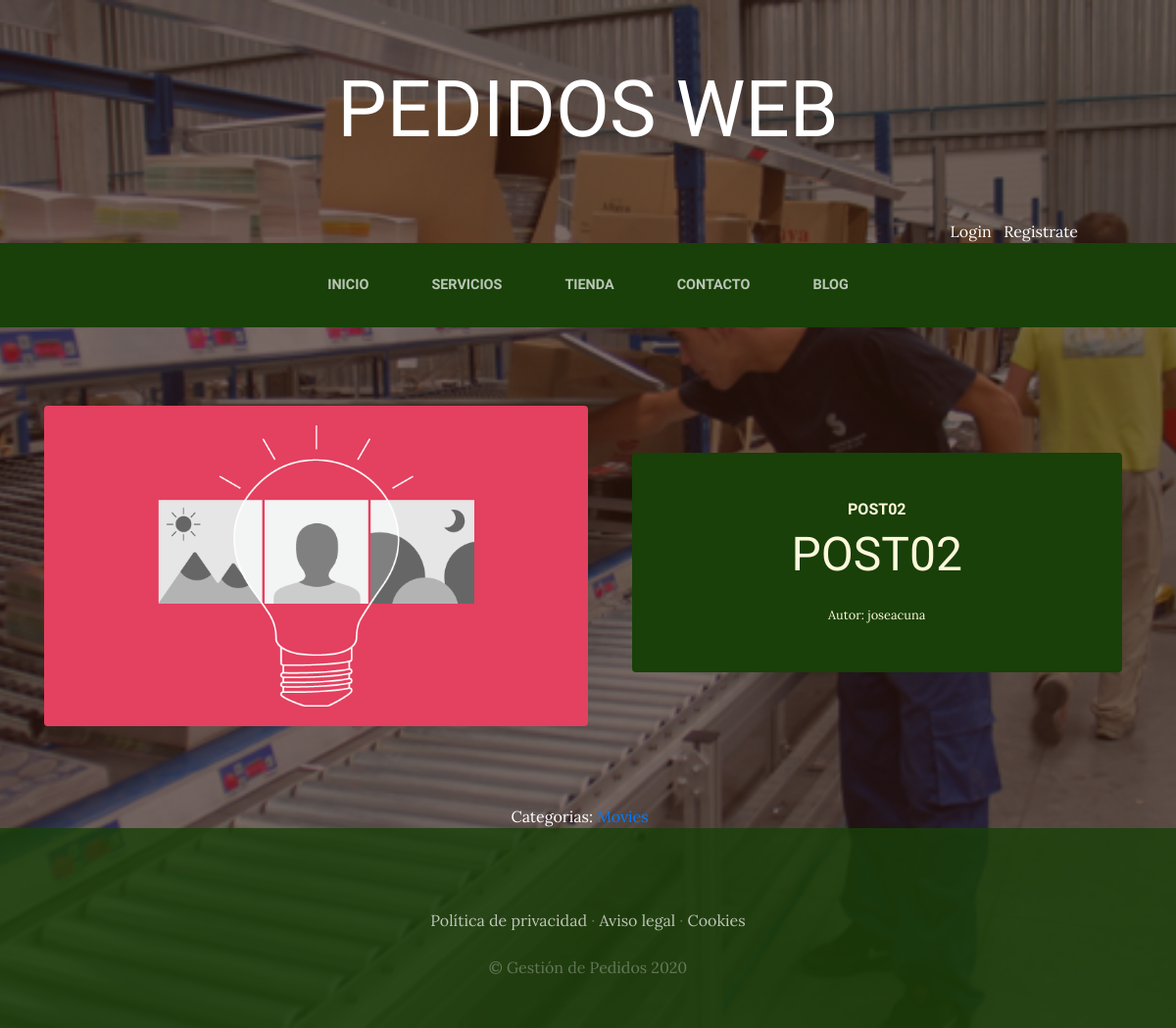
Screenshot of /blog/ with the database file from the repository.
### blog/models.py (models this page shows, shortened)
class Post(models.Model):
    titulo=models.CharField(max_length=50)
    contenido=models.CharField(max_length=50)
    imagen=models.ImageField(upload_to="blog",null=True,blank=True)
    autor=models.ForeignKey(User,on_delete=models.CASCADE) #delete en cascada
    categoria=models.ManyToManyField(categoria)
    created=models.DateTimeField(auto_now_add=True)
    updated=models.DateTimeField(auto_now_add=True)
    class Meta:
        verbose_name='post'
        verbose_name_plural='posts'

class categoria(models.Model):
    nombre=models.CharField(max_length=50)
    created=models.DateTimeField(auto_now_add=True)
    updated=models.DateTimeField(auto_now_add=True)
    class Meta:
        verbose_name='categoria'
        verbose_name_plural='categorias'

### blog/views.py (the view)
# urls.py: 2. Add a URL to urlpatterns:  path('blog/', include('blog.urls'))
def blog(request):
    posts=Post.objects.all()
    return render(request, "blog/blog.html", {"posts": posts})

### carro/context_processor.py (called while the page is built)
def importe_total_carro(request):
    total = 0
    if request.user.is_authenticated:
        for key, value in request.session["carro"].items():
            total = total + float(value["precio"])
    else:
        total="Debes hacer login"
    return {"importe_total_carro":total}

### blog/templates/blog/blog.html
{% extends "ProyectoWebApp/base.html" %}
{% load static %}
{% block content %}
    {% for post in posts %}
    <section class="page-section clearfix">
        <div class="container">
            <div class="intro">
                <img class="intro-img img-fluid mb-3 mb-lg-0 rounded" src="{{post.imagen.url}}" alt="" style="width: 50%;">
                <div class="intro-text left-0 text-center bg-faded p-5 rounded">
                    <h2 class="section-heading mb-4" >
                        <span class="section-heading-upper">{{post.titulo}}</span>
                        <span class="section-heading-lower">{{post.contenido}}</span>
                    </h2>
                    <div style="text-align: lef; font-size: 0.8em;">Autor: {{post.autor}}</div>
                </div>
            </div>
        </div>
    </section>
    {% endfor %}
    <section>
        <div style="width: 75%; margin: auto; text-align: center; color: white;" >
            Categorias:
            {% for post in posts %}
                {% for categoria in post.categoria.all %}
                    <a href="{% url 'categoria' categoria.id %}">{{categoria.nombre}} </a> &nbsp;&nbsp;&nbsp;
                {% endfor %}
            {% endfor %}
        </div>
    </section>
{% endblock %}

### ProyectoWebApp/static/ProyectoWebApp/css/gestion.css (style rules this page uses)
body { font-family: 'Lora'; background: linear-gradient(rgba(47, 23, 15, 0.65), rgba(47, 23, 15, 0.65)), url("../img/bg_main.jpg"); background-attachment: fixed; background-position: center; background-size: cover; }
h1, h2, h3, h4, h5, h6 { font-family: 'Raleway'; }
.page-section { margin-top: 5rem; margin-bottom: 5rem; }
.section-heading { text-transform: uppercase; }
.section-heading .section-heading-upper { display: block; font-size: 1rem; font-weight: 800; padding-bottom:.5rem; }
.section-heading .section-heading-lower { display: block; font-size: 3rem; font-weight: 100; }
.bg-faded { background-color: rgba(255, 255, 255, 0.85); }
.intro { position: relative; }
@media (min-width: 992px) { .intro .intro-img { width: 75%; float: left; } }
@media (min-width: 992px) { .intro .intro-text { left: 600; width: 60%; margin-top: 3rem; background-color: rgba(24, 64, 8); color: cornsilk; position: absolute; } }
@media (min-width: 1200px) { .intro .intro-text { width: 45%; } }

### rows the page displays
Post: imagen (picture), titulo "POST02", contenido "POST02", autor "joseacuna"
categoria: nombre "Movies"
